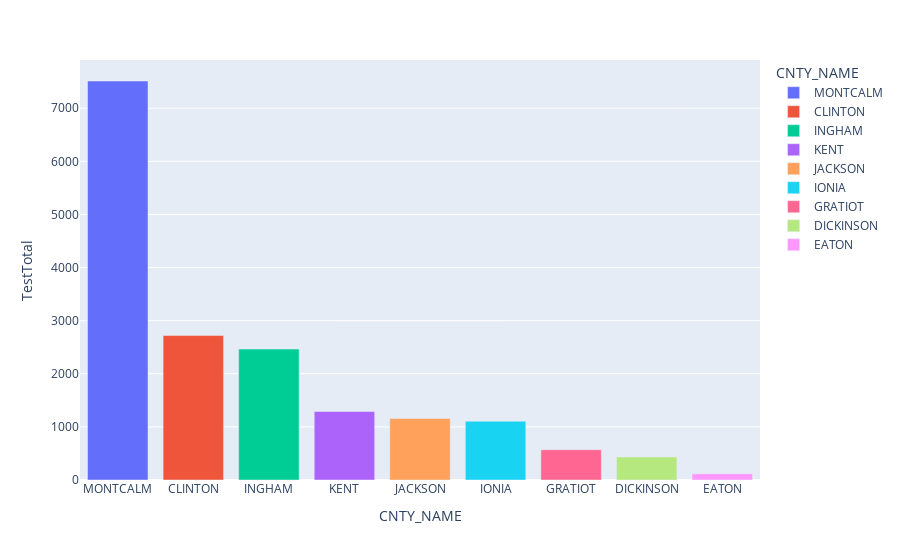

The code cell stored with this chart in its notebook:
### Code cell
cwd1 = cwd1[:]
fig = px.bar(cwd1, x='CNTY_NAME', y='TestTotal', color='CNTY_NAME')
# fig.update(mode='markers+lines', hovertemplate=None)
fig.update_layout(hovermode='x')

fig.show()

### Figure 1 — Plotly figure (JSON) as saved in the notebook; plotly's stock layout.template omitted (floating-point values rounded to 4 significant figures)
{"data": [{"alignmentgroup": "True", "hovertemplate": "CNTY_NAME=%{x}<br>TestTotal=%{y}<extra></extra>", "legendgroup": "MONTCALM", "marker": {"color": "#636efa", "pattern": {"shape": ""}}, "name": "MONTCALM", "offsetgroup": "MONTCALM", "orientation": "v", "showlegend": true, "textposition": "auto", "type": "bar", "x": ["MONTCALM"], "xaxis": "x", "y": [7513], "yaxis": "y"}, {"alignmentgroup": "True", "hovertemplate": "CNTY_NAME=%{x}<br>TestTotal=%{y}<extra></extra>", "legendgroup": "CLINTON", "marker": {"color": "#EF553B", "pattern": {"shape": ""}}, "name": "CLINTON", "offsetgroup": "CLINTON", "orientation": "v", "showlegend": true, "textposition": "auto", "type": "bar", "x": ["CLINTON"], "xaxis": "x", "y": [2720], "yaxis": "y"}, {"alignmentgroup": "True", "hovertemplate": "CNTY_NAME=%{x}<br>TestTotal=%{y}<extra></extra>", "legendgroup": "INGHAM", "marker": {"color": "#00cc96", "pattern": {"shape": ""}}, "name": "INGHAM", "offsetgroup": "INGHAM", "orientation": "v", "showlegend": true, "textposition": "auto", "type": "bar", "x": ["INGHAM"], "xaxis": "x", "y": [2465], "yaxis": "y"}, {"alignmentgroup": "True", "hovertemplate": "CNTY_NAME=%{x}<br>TestTotal=%{y}<extra></extra>", "legendgroup": "KENT", "marker": {"color": "#ab63fa", "pattern": {"shape": ""}}, "name": "KENT", "offsetgroup": "KENT", "orientation": "v", "showlegend": true, "textposition": "auto", "type": "bar", "x": ["KENT"], "xaxis": "x", "y": [1289], "yaxis": "y"}, {"alignmentgroup": "True", "hovertemplate": "CNTY_NAME=%{x}<br>TestTotal=%{y}<extra></extra>", "legendgroup": "JACKSON", "marker": {"color": "#FFA15A", "pattern": {"shape": ""}}, "name": "JACKSON", "offsetgroup": "JACKSON", "orientation": "v", "showlegend": true, "textposition": "auto", "type": "bar", "x": ["JACKSON"], "xaxis": "x", "y": [1157], "yaxis": "y"}, {"alignmentgroup": "True", "hovertemplate": "CNTY_NAME=%{x}<br>TestTotal=%{y}<extra></extra>", "legendgroup": "IONIA", "marker": {"color": "#19d3f3", "pattern": {"shape": ""}}, "name": "IONIA", "offsetgroup": "IONIA", "orientation": "v", "showlegend": true, "textposition": "auto", "type": "bar", "x": ["IONIA"], "xaxis": "x", "y": [1106], "yaxis": "y"}, {"alignmentgroup": "True", "hovertemplate": "CNTY_NAME=%{x}<br>TestTotal=%{y}<extra></extra>", "legendgroup": "GRATIOT", "marker": {"color": "#FF6692", "pattern": {"shape": ""}}, "name": "GRATIOT", "offsetgroup": "GRATIOT", "orientation": "v", "showlegend": true, "textposition": "auto", "type": "bar", "x": ["GRATIOT"], "xaxis": "x", "y": [570], "yaxis": "y"}, {"alignmentgroup": "True", "hovertemplate": "CNTY_NAME=%{x}<br>TestTotal=%{y}<extra></extra>", "legendgroup": "DICKINSON", "marker": {"color": "#B6E880", "pattern": {"shape": ""}}, "name": "DICKINSON", "offsetgroup": "DICKINSON", "orientation": "v", "showlegend": true, "textposition": "auto", "type": "bar", "x": ["DICKINSON"], "xaxis": "x", "y": [435], "yaxis": "y"}, {"alignmentgroup": "True", "hovertemplate": "CNTY_NAME=%{x}<br>TestTotal=%{y}<extra></extra>", "legendgroup": "EATON", "marker": {"color": "#FF97FF", "pattern": {"shape": ""}}, "name": "EATON", "offsetgroup": "EATON", "orientation": "v", "showlegend": true, "textposition": "auto", "type": "bar", "x": ["EATON"], "xaxis": "x", "y": [116], "yaxis": "y"}], "layout": {"barmode": "relative", "hovermode": "x", "legend": {"title": {"text": "CNTY_NAME"}, "tracegroupgap": 0}, "margin": {"t": 60}, "xaxis": {"anchor": "y", "categoryarray": ["MONTCALM", "CLINTON", "INGHAM", "KENT", "JACKSON", "IONIA", "GRATIOT", "DICKINSON", "EATON"], "categoryorder": "array", "domain": [0.0, 1.0], "title": {"text": "CNTY_NAME"}}, "yaxis": {"anchor": "x", "domain": [0.0, 1.0], "title": {"text": "TestTotal"}}}}
